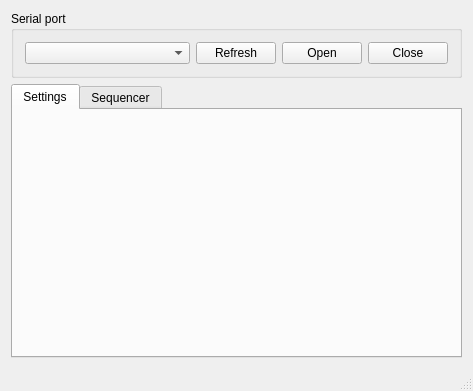
<?xml version="1.0" encoding="UTF-8"?>
<ui version="4.0">
 <class>MainWindow</class>
 <widget class="QMainWindow" name="MainWindow">
  <property name="geometry">
   <rect>
    <x>0</x>
    <y>0</y>
    <width>440</width>
    <height>383</height>
   </rect>
  </property>
  <property name="sizePolicy">
   <sizepolicy hsizetype="MinimumExpanding" vsizetype="Preferred">
    <horstretch>0</horstretch>
    <verstretch>0</verstretch>
   </sizepolicy>
  </property>
  <property name="windowTitle">
   <string>MainWindow</string>
  </property>
  <widget class="QWidget" name="centralWidget">
   <layout class="QVBoxLayout" name="verticalLayout">
    <item>
     <widget class="QGroupBox" name="groupBox">
      <property name="title">
       <string>Serial port</string>
      </property>
      <layout class="QHBoxLayout" name="horizontalLayout">
       <item>
        <widget class="QComboBox" name="serialComboBox">
         <property name="sizePolicy">
          <sizepolicy hsizetype="MinimumExpanding" vsizetype="Fixed">
           <horstretch>0</horstretch>
           <verstretch>0</verstretch>
          </sizepolicy>
         </property>
        </widget>
       </item>
       <item>
        <widget class="QPushButton" name="refreshButton">
         <property name="text">
          <string>Refresh</string>
         </property>
        </widget>
       </item>
       <item>
        <widget class="QPushButton" name="openButton">
         <property name="text">
          <string>Open</string>
         </property>
        </widget>
       </item>
       <item>
        <widget class="QPushButton" name="closeButton">
         <property name="text">
          <string>Close</string>
         </property>
        </widget>
       </item>
      </layout>
     </widget>
    </item>
    <item>
     <widget class="QTabWidget" name="tabWidget">
      <property name="currentIndex">
       <number>0</number>
      </property>
      <widget class="QWidget" name="tab">
       <attribute name="title">
        <string>Settings</string>
       </attribute>
      </widget>
      <widget class="QWidget" name="tab_2">
       <attribute name="title">
        <string>Sequencer</string>
       </attribute>
       <layout class="QHBoxLayout" name="horizontalLayout_2">
        <item>
         <layout class="QVBoxLayout" name="verticalLayout_3">
          <item>
           <widget class="QLabel" name="label">
            <property name="text">
             <string>Track selection</string>
            </property>
           </widget>
          </item>
          <item>
           <layout class="QVBoxLayout" name="verticalLayout_2">
            <item>
             <widget class="QRadioButton" name="t1">
              <property name="text">
               <string>Track 1</string>
              </property>
             </widget>
            </item>
            <item>
             <widget class="QRadioButton" name="t2">
              <property name="text">
               <string>Track 2</string>
              </property>
             </widget>
            </item>
            <item>
             <widget class="QRadioButton" name="t3">
              <property name="text">
               <string>Track 3</string>
              </property>
             </widget>
            </item>
            <item>
             <widget class="QRadioButton" name="t4">
              <property name="text">
               <string>Track 4</string>
              </property>
             </widget>
            </item>
            <item>
             <widget class="QRadioButton" name="t5">
              <property name="text">
               <string>Track 5</string>
              </property>
             </widget>
            </item>
            <item>
             <widget class="QRadioButton" name="t6">
              <property name="text">
               <string>Track 6</string>
              </property>
             </widget>
            </item>
            <item>
             <widget class="QRadioButton" name="t7">
              <property name="text">
               <string>Track 7</string>
              </property>
             </widget>
            </item>
            <item>
             <widget class="QRadioButton" name="t8">
              <property name="text">
               <string>Track 8</string>
              </property>
             </widget>
            </item>
           </layout>
          </item>
         </layout>
        </item>
        <item>
         <layout class="QGridLayout" name="gridLayout">
          <item row="3" column="3">
           <widget class="QPushButton" name="pb16">
            <property name="sizePolicy">
             <sizepolicy hsizetype="Minimum" vsizetype="Minimum">
              <horstretch>0</horstretch>
              <verstretch>0</verstretch>
             </sizepolicy>
            </property>
            <property name="text">
             <string>16</string>
            </property>
           </widget>
          </item>
          <item row="3" column="2">
           <widget class="QPushButton" name="pb15">
            <property name="sizePolicy">
             <sizepolicy hsizetype="Minimum" vsizetype="Minimum">
              <horstretch>0</horstretch>
              <verstretch>0</verstretch>
             </sizepolicy>
            </property>
            <property name="text">
             <string>15</string>
            </property>
           </widget>
          </item>
          <item row="2" column="2">
           <widget class="QPushButton" name="pb11">
            <property name="sizePolicy">
             <sizepolicy hsizetype="Minimum" vsizetype="Minimum">
              <horstretch>0</horstretch>
              <verstretch>0</verstretch>
             </sizepolicy>
            </property>
            <property name="text">
             <string>11</string>
            </property>
           </widget>
          </item>
          <item row="2" column="1">
           <widget class="QPushButton" name="pb10">
            <property name="sizePolicy">
             <sizepolicy hsizetype="Minimum" vsizetype="Minimum">
              <horstretch>0</horstretch>
              <verstretch>0</verstretch>
             </sizepolicy>
            </property>
            <property name="text">
             <string>10</string>
            </property>
           </widget>
          </item>
          <item row="0" column="0">
           <widget class="QPushButton" name="pb1">
            <property name="sizePolicy">
             <sizepolicy hsizetype="Minimum" vsizetype="Minimum">
              <horstretch>0</horstretch>
              <verstretch>0</verstretch>
             </sizepolicy>
            </property>
            <property name="text">
             <string>1</string>
            </property>
            <property name="autoDefault">
             <bool>false</bool>
            </property>
            <property name="flat">
             <bool>false</bool>
            </property>
           </widget>
          </item>
          <item row="1" column="2">
           <widget class="QPushButton" name="pb7">
            <property name="sizePolicy">
             <sizepolicy hsizetype="Minimum" vsizetype="Minimum">
              <horstretch>0</horstretch>
              <verstretch>0</verstretch>
             </sizepolicy>
            </property>
            <property name="text">
             <string>7</string>
            </property>
           </widget>
          </item>
          <item row="1" column="0">
           <widget class="QPushButton" name="pb5">
            <property name="sizePolicy">
             <sizepolicy hsizetype="Minimum" vsizetype="Minimum">
              <horstretch>0</horstretch>
              <verstretch>0</verstretch>
             </sizepolicy>
            </property>
            <property name="text">
             <string>5</string>
            </property>
           </widget>
          </item>
          <item row="2" column="0">
           <widget class="QPushButton" name="pb9">
            <property name="sizePolicy">
             <sizepolicy hsizetype="Minimum" vsizetype="Minimum">
              <horstretch>0</horstretch>
              <verstretch>0</verstretch>
             </sizepolicy>
            </property>
            <property name="text">
             <string>9</string>
            </property>
           </widget>
          </item>
          <item row="0" column="1">
           <widget class="QPushButton" name="pb2">
            <property name="sizePolicy">
             <sizepolicy hsizetype="Minimum" vsizetype="Minimum">
              <horstretch>0</horstretch>
              <verstretch>0</verstretch>
             </sizepolicy>
            </property>
            <property name="text">
             <string>2</string>
            </property>
           </widget>
          </item>
          <item row="1" column="3">
           <widget class="QPushButton" name="pb8">
            <property name="sizePolicy">
             <sizepolicy hsizetype="Minimum" vsizetype="Minimum">
              <horstretch>0</horstretch>
              <verstretch>0</verstretch>
             </sizepolicy>
            </property>
            <property name="text">
             <string>8</string>
            </property>
           </widget>
          </item>
          <item row="0" column="2">
           <widget class="QPushButton" name="pb3">
            <property name="sizePolicy">
             <sizepolicy hsizetype="Minimum" vsizetype="Minimum">
              <horstretch>0</horstretch>
              <verstretch>0</verstretch>
             </sizepolicy>
            </property>
            <property name="text">
             <string>3</string>
            </property>
           </widget>
          </item>
          <item row="3" column="1">
           <widget class="QPushButton" name="pb14">
            <property name="sizePolicy">
             <sizepolicy hsizetype="Minimum" vsizetype="Minimum">
              <horstretch>0</horstretch>
              <verstretch>0</verstretch>
             </sizepolicy>
            </property>
            <property name="text">
             <string>14</string>
            </property>
           </widget>
          </item>
          <item row="1" column="1">
           <widget class="QPushButton" name="pb6">
            <property name="sizePolicy">
             <sizepolicy hsizetype="Minimum" vsizetype="Minimum">
              <horstretch>0</horstretch>
              <verstretch>0</verstretch>
             </sizepolicy>
            </property>
            <property name="text">
             <string>6</string>
            </property>
           </widget>
          </item>
          <item row="0" column="3">
           <widget class="QPushButton" name="pb4">
            <property name="sizePolicy">
             <sizepolicy hsizetype="Minimum" vsizetype="Minimum">
              <horstretch>0</horstretch>
              <verstretch>0</verstretch>
             </sizepolicy>
            </property>
            <property name="text">
             <string>4</string>
            </property>
           </widget>
          </item>
          <item row="3" column="0">
           <widget class="QPushButton" name="pb13">
            <property name="sizePolicy">
             <sizepolicy hsizetype="Minimum" vsizetype="Minimum">
              <horstretch>0</horstretch>
              <verstretch>0</verstretch>
             </sizepolicy>
            </property>
            <property name="text">
             <string>13</string>
            </property>
           </widget>
          </item>
          <item row="2" column="3">
           <widget class="QPushButton" name="pb12">
            <property name="sizePolicy">
             <sizepolicy hsizetype="Minimum" vsizetype="Minimum">
              <horstretch>0</horstretch>
              <verstretch>0</verstretch>
             </sizepolicy>
            </property>
            <property name="text">
             <string>12</string>
            </property>
           </widget>
          </item>
         </layout>
        </item>
       </layout>
      </widget>
     </widget>
    </item>
   </layout>
  </widget>
  <widget class="QMenuBar" name="menuBar">
   <property name="geometry">
    <rect>
     <x>0</x>
     <y>0</y>
     <width>440</width>
     <height>21</height>
    </rect>
   </property>
  </widget>
  <widget class="QStatusBar" name="statusBar"/>
 </widget>
 <layoutdefault spacing="6" margin="11"/>
 <resources/>
 <connections/>
</ui>
